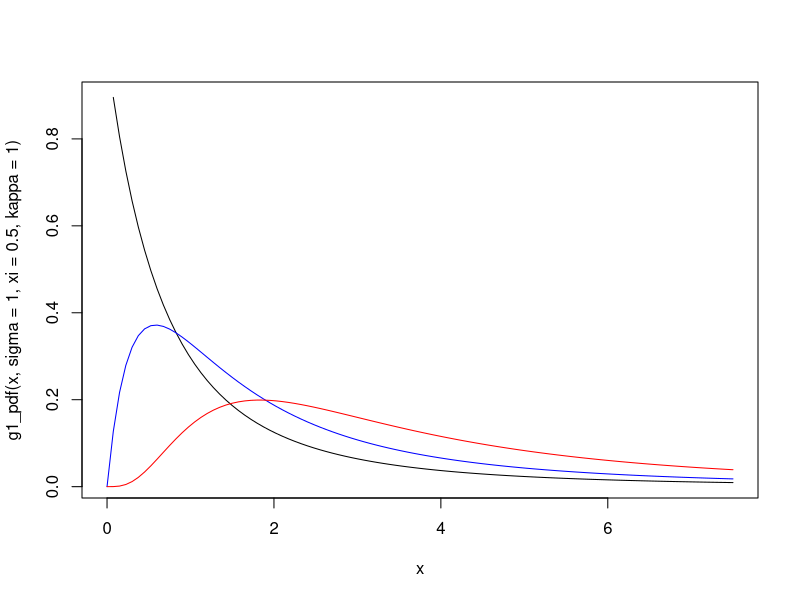

This chart was generated by the following R code: (Note: this script raises an error after producing the figure.)
## Naveau parametric families

g1_pdf <- function(x, sigma = sigma, xi = xi, kappa = kappa) {
  lpdf <- log(kappa) - log(sigma) - (1/xi + 1) * log(1 + xi * (x/sigma)) + 
    (kappa-1) * log(1 - (1 + xi * (x/sigma))^(-1/xi))
  return(exp(lpdf))
}

curve(g1_pdf(x, sigma = 1, xi = 0.5, kappa = 1), xlim = c(0, 7.5))
curve(g1_pdf(x, sigma = 1, xi = 0.5, kappa = 2), xlim = c(0, 7.5), add = TRUE, col = 'blue')
curve(g1_pdf(x, sigma = 1, xi = 0.5, kappa = 5), xlim = c(0, 7.5), add = TRUE, col = 'red')


g1_cdf <- function(x, sigma = sigma, xi = xi, kappa = kappa) {
  (1 - (1 + xi * (x/sigma))^(-1/xi))^kappa
}

g1_cdf_inv <- function(u, sigma = sigma, xi = xi, kappa = kappa) {
  (sigma/xi) * ((1-u^(1/kappa))^-xi - 1)
}

u1000 <- runif(1000)
hist(g1_cdf_inv(u1000, sigma = 1, xi = 0.5, kappa = ), freq = FALSE)

g1_pdf <- function(x, sigma = sigma, xi = xi, kappa = kappa) {
  lpdf <- log(kappa) - log(sigma) - (1/xi + 1) * log(1 + xi * (x/sigma)) + 
    (kappa-1) * log(1 - (1 + xi * (x/sigma))^(-1/xi))
  return(exp(lpdf))
}

curve(g1_pdf(x, sigma = 1, xi = 0.5, kappa = 1), xlim = c(0, 7.5), add = TRUE)
curve(g1_pdf(x, sigma = 1, xi = 0.5, kappa = 2), xlim = c(0, 7.5), add = TRUE, col = 'blue')
curve(g1_pdf(x, sigma = 1, xi = 0.5, kappa = 5), xlim = c(0, 7.5), add = TRUE, col = 'red')
